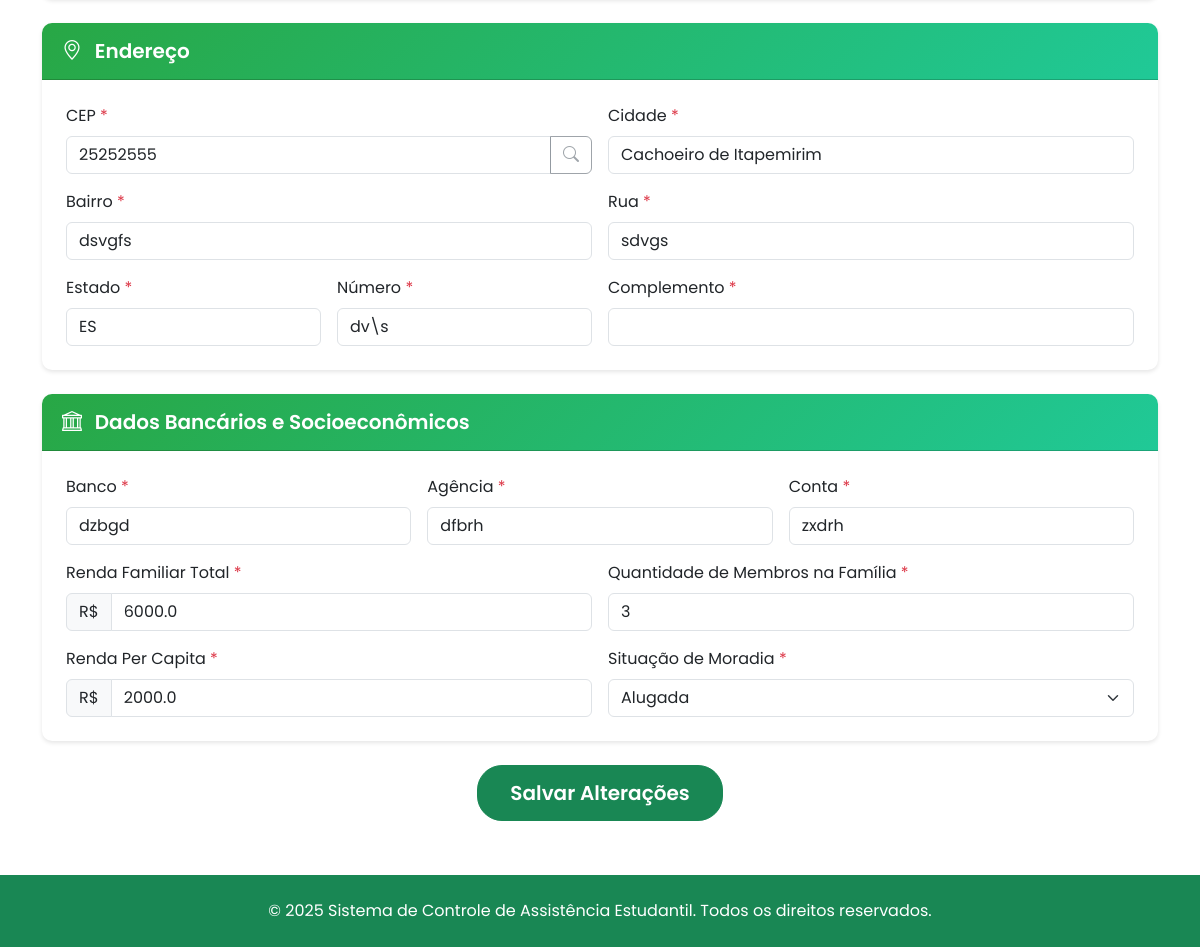
The app's page /aluno/perfil (signed in, lower part), older data.
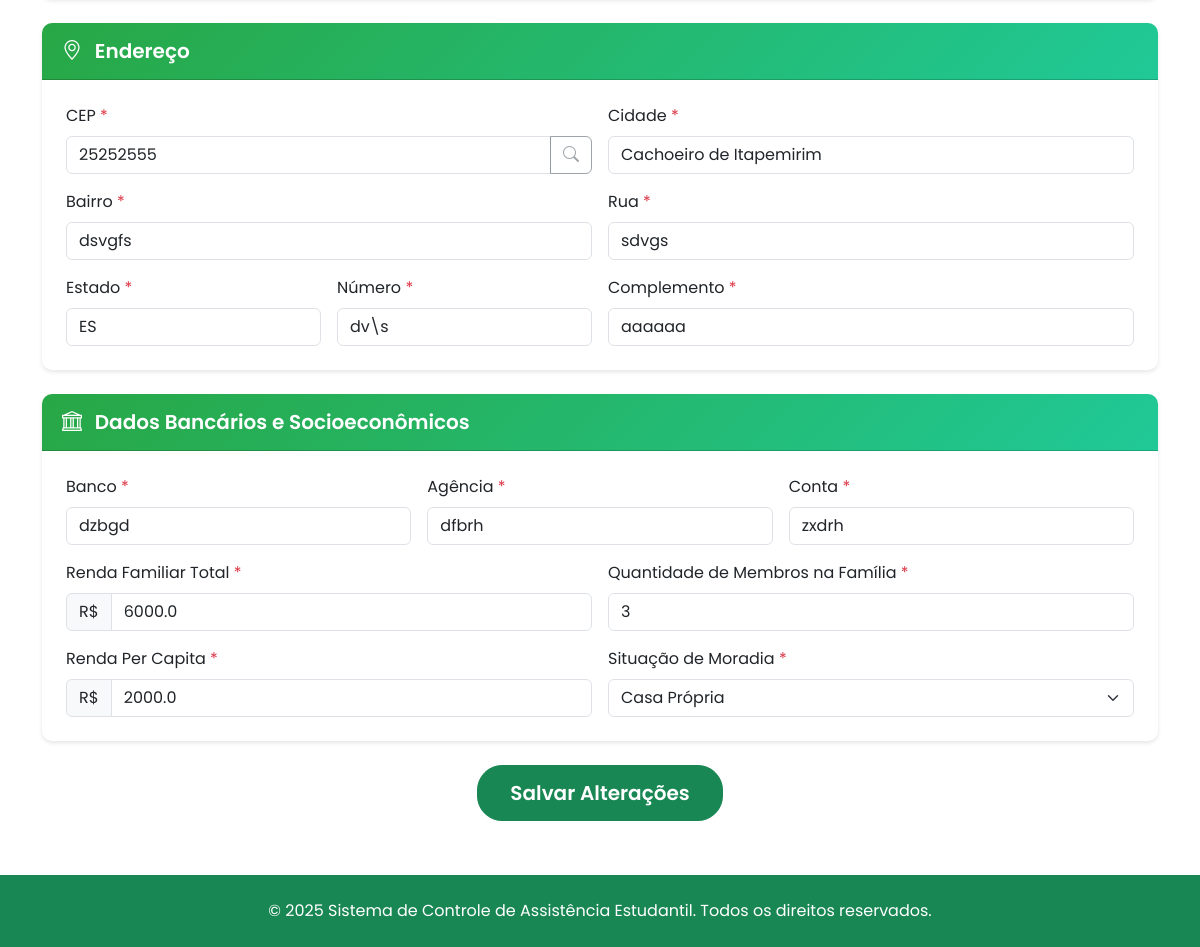
The same page, newer data.
### tables this page shows
CREATE TABLE aluno (
    id_usuario INTEGER PRIMARY KEY,
    cpf TEXT NOT NULL,
    telefone TEXT NOT NULL,
    curso TEXT NOT NULL,
    data_nascimento TEXT NOT NULL,
    filiacao TEXT NOT NULL,
    cep TEXT NOT NULL,
    cidade TEXT NOT NULL,
    bairro TEXT NOT NULL,
    rua TEXT NOT NULL,
    numero TEXT NOT NULL,
    nome_banco TEXT NOT NULL,
    agencia_bancaria TEXT NOT NULL,
    numero_conta_bancaria TEXT NOT NULL,
    renda_familiar REAL NOT NULL,
    quantidade_pessoas INTEGER NOT NULL,
    renda_per_capita REAL NOT NULL,
    situacao_moradia TEXT NOT NULL,
    cadastro_completo BOOLEAN DEFAULT 0, estado TEXT DEFAULT '', complemento TEXT DEFAULT '',
    FOREIGN KEY (id_usuario) REFERENCES usuario(id_usuario) ON DELETE CASCADE
);

### routes/aluno/dados_cadastrais_routes.py (the view)
@router.get("/perfil")
@requer_autenticacao(["aluno"])
async def get_dados_cadastrais(request: Request, usuario_logado: dict = None, sucesso: str = None, foto_sucesso: str = None, erro: str = None):
    aluno = aluno_repo.obter_por_matricula(usuario_logado['matricula'])
    if not aluno:
        usuario = usuario_repo.obter_usuario_por_matricula(usuario_logado['matricula'])
        aluno = usuario
    context = {"request": request, "aluno": aluno}
    if sucesso:
        context["mensagem_sucesso"] = "Informações salvas com sucesso!"
    elif foto_sucesso:
        context["mensagem_sucesso"] = "Foto do perfil alterada com sucesso!"
    if erro == "tipo_invalido":
        context["mensagem_erro"] = "Tipo de arquivo inválido. Use apenas JPG, JPEG ou PNG."
    elif erro == "upload_falhou":
        context["mensagem_erro"] = "Erro ao fazer upload da foto. Tente novamente."
    response = templates.TemplateResponse("/aluno/perfil.html", context)
    return response

### templates/aluno/perfil.html (shortened to what this page needs)
{% extends 'base2.html' %}
{% set active_page = 'dados_cadastrais' %}
{% block head %}
<link rel="stylesheet" href="/static/css/perfil_aluno.css">
{% endblock %}
{% block content %}
    <div class="main-content" id="mainContent">
        <div class="container">
            <form id="formCadastral" method="post" action="/aluno/perfil">
            <div class="card data-card">
                <div class="card-header d-flex justify-content-between align-items-center">
                    <h5>
                        <i class="bi bi-geo-alt me-2"></i>
                        Endereço
                    </h5>
                </div>
                <div class="card-body">
                        <div class="row g-3">
                            <div class="col-md-6">
                                <label class="form-label">CEP</label>
                                <div class="input-group">
                                    <input type="text" class="form-control" id="cep" name="cep" value="{{ aluno.cep }}"
                                           maxlength="9" placeholder="00000-000" required>
                                    <button class="btn btn-outline-secondary" type="button" id="btn-buscar-cep" disabled>
                                        <i class="bi bi-search"></i>
                                    </button>
                                </div>
                            </div>
                            <div class="col-md-6">
                                <label class="form-label">Cidade</label>
                                <input type="text" class="form-control" id="cidade" name="cidade" value="{{ aluno.cidade }}" required>
                            </div>
                            <div class="col-md-6">
                                <label class="form-label">Bairro</label>
                                <input type="text" class="form-control" id="bairro" name="bairro" value="{{ aluno.bairro }}" required>
                            </div>
                            <div class="col-md-6">
                                <label class="form-label">Rua</label>
                                <input type="text" class="form-control" id="rua" name="rua" value="{{ aluno.rua }}" required>
                            </div>
                            <div class="col-md-3">
                                <label class="form-label">Estado</label>
                                <input type="text" class="form-control" id="estado" name="estado" value="{{ aluno.estado }}" required>
                            </div>
                            <div class="col-md-3">
                                <label class="form-label">Número</label>
                                <input type="text" class="form-control" name="numero" value="{{ aluno.numero }}" required>
                            </div>
                            <div class="col-md-6">
                                <label class="form-label">Complemento</label>
                                <input type="text" class="form-control" name="complemento" value="{{ aluno.complemento }}" required>
                            </div>
                        </div>
                </div>
            </div>
            <div class="card data-card">
                <div class="card-header d-flex justify-content-between align-items-center">
                    <h5>
                        <i class="bi bi-bank me-2"></i>
                        Dados Bancários e Socioeconômicos
                    </h5>
                </div>
                <div class="card-body">
                        <div class="row g-3">
                            <div class="col-md-4">
                                <label class="form-label">Banco</label>
                                <input type="text" class="form-control" name="nome_banco" value="{{ aluno.nome_banco }}" required>
                            </div>
                            <div class="col-md-4">
                                <label class="form-label">Agência</label>
                                <input type="text" class="form-control" name="agencia_bancaria" value="{{ aluno.agencia_bancaria }}" required>
                            </div>
                            <div class="col-md-4">
                                <label class="form-label">Conta</label>
                                <input type="text" class="form-control" name="numero_conta_bancaria" value="{{ aluno.numero_conta_bancaria }}" required>
                            </div>
                            <div class="col-md-6">
                                <label class="form-label">Renda Familiar Total</label>
                                <div class="input-group">
                                    <span class="input-group-text">R$</span>
                                    <input type="text" class="form-control" name="renda_familiar" value="{{ aluno.renda_familiar }}" required>
                                </div>
                            </div>
                            <div class="col-md-6">
                                <label class="form-label">Quantidade de Membros na Família</label>
                                <input type="number" class="form-control" name="quantidade_pessoas" value="{{ aluno.quantidade_pessoas }}" required>
                            </div>
                            <div class="col-md-6">
                                <label class="form-label">Renda Per Capita</label>
                                <div class="input-group">
                                    <span class="input-group-text">R$</span>
                                    <input type="text" class="form-control" name="renda_per_capita" value="{{ aluno.renda_per_capita }}" required>
                                </div>
                            </div>
                            <div class="col-md-6">
                                <label class="form-label">Situação de Moradia</label>
                                <select class="form-select" name="situacao_moradia" required>
                                    <option value="Casa Própria" {% if aluno.situacao_moradia == "Casa Própria" %}selected{% endif %}>Casa Própria</option>
                                    <option value="Alugada" {% if aluno.situacao_moradia == "Alugada" %}selected{% endif %}>Alugada</option>
                                </select>
                            </div>
                        </div>
                </div>
            </div>
            <div class="text-center mt-4 mb-4">
                <button type="submit" class="btn btn-success btn-lg">
                     Salvar Alterações
                </button>
            </div>
            </form>
        </div>
    </div>
    {% endblock %}

### templates/base2.html (shortened to what this page needs)
<!DOCTYPE html>
<html lang="pt-br">
	<head>
		<link href="https://cdn.jsdelivr.net/npm/bootstrap@5.3.0-alpha1/dist/css/bootstrap.min.css" rel="stylesheet" />
		<link rel="stylesheet" href="https://cdn.jsdelivr.net/npm/bootstrap-icons@1.10.0/font/bootstrap-icons.css" />
		<link rel="stylesheet" href="/static/css/styles.css" />
		{% block head %}{% endblock %}
	</head>
	<body>
		<div class="page-wrapper">
		<div class="content-wrapper" style="flex: 1;">
			{% block content %}{% endblock %}
		</div>
		<footer class="footer bg-success text-white py-4">
			<div class="container">
				<div class="row">
					<div class="col-12 text-center">
						<p class="text-white mb-0">
							&copy; 2025 Sistema de Controle de Assistência Estudantil. Todos os direitos reservados.
						</p>
					</div>
				</div>
			</div>
		</footer>
		</div>
    </body>
</html>

### static/css/styles.css (style rules this page uses)
:root { --ifes-green: #2E7D32; --ifes-red: #C62828; --ifes-light-green: #4CAF50; --ifes-light-gray: #f5f5f5; --ifes-dark-gray: #333333; --calendar-primary: #2E7D32; --calendar-secondary: #4CAF50; --calendar-accent: #81C784; --calendar-light: #E8F5E9; --calendar-text: #1B5E20; }
body { background-color: #fff !important; font-family: 'Poppins', Arial, Helvetica, sans-serif; }
.main-content { margin-left: 0; padding: 30px; transition: none; position: relative; z-index: 1; }
.card { border: none; border-radius: 10px; box-shadow: 0 4px 12px rgba(0, 0, 0, 0.05); margin-bottom: 20px; transition: transform 0.3s; }
.card-header { background-color: var(--ifes-green); color: white; border-radius: 10px 10px 0 0 !important; padding: 15px 20px; font-weight: 600; }
.card-body { padding: 20px; }

### static/css/perfil_aluno.css (style rules this page uses)
.data-card { margin-bottom: 1.5rem; border: none; box-shadow: 0 2px 4px rgba(0, 0, 0, 0.1); border-radius: 10px; }
.data-card .card-header { background: linear-gradient(135deg, #28a745, #20c997); color: white; border-radius: 10px 10px 0 0 !important; padding: 1rem 1.25rem; }
.data-card .card-header h5 { margin: 0; font-weight: 600; }
.data-card .card-body { padding: 1.5rem; }
.form-label::after { content: " *"; color: #dc3545; }
.btn-success.btn-lg { padding: 0.75rem 2rem; font-weight: 600; border-radius: 25px; transition: all 0.3s ease; }

### templates/base2.html (style rules this page uses)
html, body { height: 100%; }
body { display: flex; flex-direction: column; min-height: 100vh; }
.page-wrapper { flex: 1; display: flex; flex-direction: column; }
.main-content { flex: 1; }
.footer { margin-top: auto; }

Row changes from the older to the newer data that the page shows:
changed aluno "Cachoeiro de Itapemirim": complemento (not shown) → "aaaaaa"; situacao_moradia "Alugada" → "Casa Própria"
